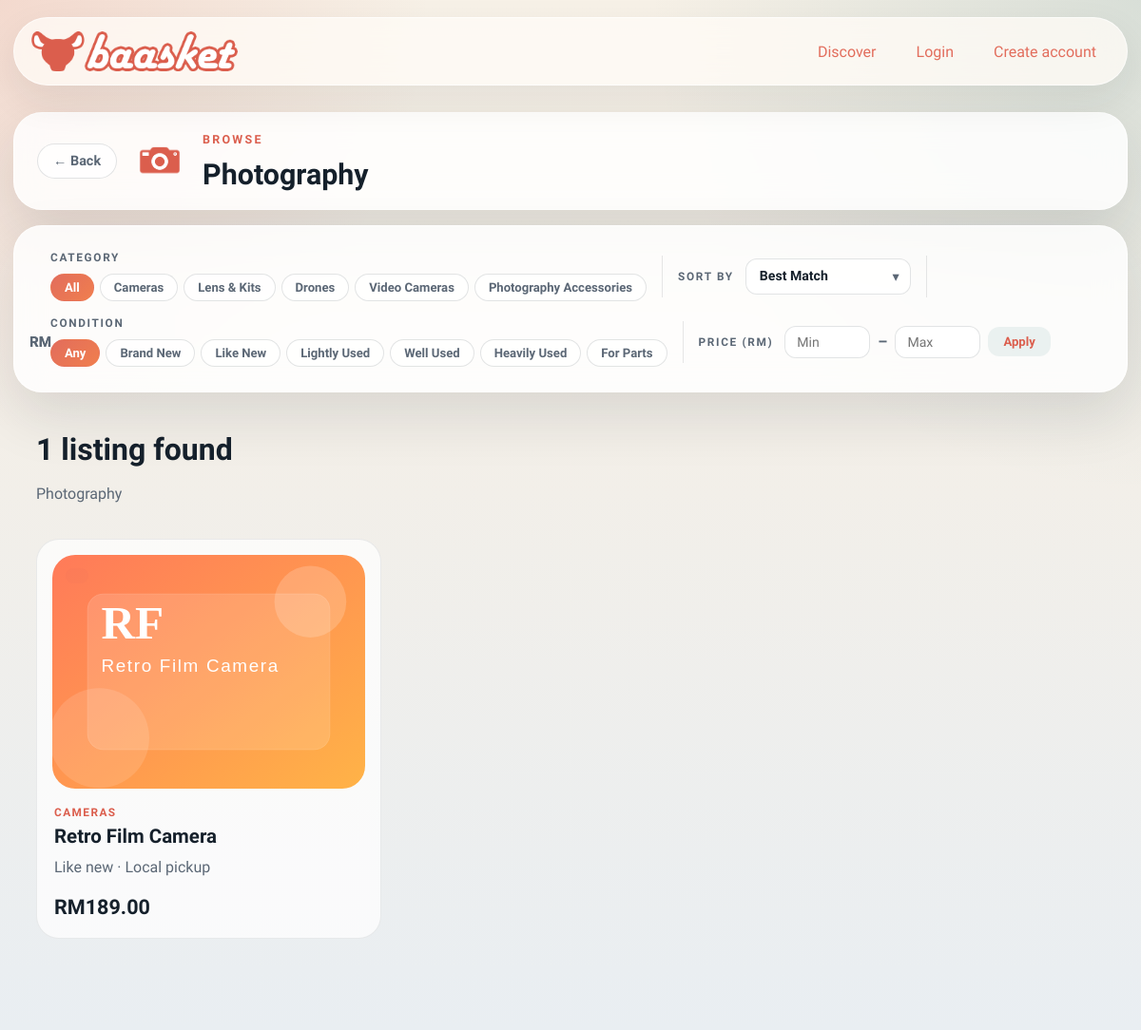
/browse/Photography, run on the app's committed database.
### models.py (models this page shows, shortened)
class ListingModel(db.Model):
    id = db.Column(db.Integer, primary_key=True)                              # ITEMID (internal int; ITEMID UUID stored separately if needed)
    seller_id = db.Column(db.Integer, db.ForeignKey("user.id"), nullable=False, index=True)   # SELLERID → USER
    buyer_id  = db.Column(db.Integer, db.ForeignKey("user.id"), nullable=True,  index=True)   # BUYERID  → USER (null until sold)
    category    = db.Column(db.String(80),  nullable=False, index=True)       # CATEGORYID
    subcategory = db.Column(db.String(120), nullable=False, default="")       # SUBCATEGORYID
    title       = db.Column(db.String(100), nullable=False, index=True)       # TITLE    VARCHAR(100)
    price       = db.Column(db.Float,       nullable=False)                   # PRICE    FLOAT
    condition   = db.Column(db.String(10),  nullable=False)                   # CONDITION VARCHAR(10)
    listed_date = db.Column(db.DateTime,    nullable=False, default=datetime.utcnow, index=True)  # LISTEDDATE
    description = db.Column(db.String(1000), nullable=False)                  # DESCRIPTION VARCHAR(1000)
    likes    = db.Column(db.Integer, nullable=False, default=0)               # LIKES    INTEGER (≥ 0)
    reserved = db.Column(db.Boolean, nullable=False, default=False)           # RESERVED bool
    buyable  = db.Column(db.Boolean, nullable=False, default=True)            # BUYABLE  bool
    image_path     = db.Column(db.String(255), nullable=False, default="")
    seed_image_data = db.Column(db.Text,       nullable=False, default="")
    location       = db.Column(db.String(80),  nullable=False, default="")
    quantity       = db.Column(db.Integer,     nullable=False, default=1)
    sku            = db.Column(db.String(64),  nullable=True,  default="")
    is_active      = db.Column(db.Boolean,     nullable=False, default=True)
    created_at = db.synonym("listed_date")
    offers = db.relationship("Offer", backref="listing", lazy=True, cascade="all, delete-orphan")
    @property
    def image_data(self) -> str:
        if self.image_path:
            return f"/static/{self.image_path}"
        return self.seed_image_data or "/static/assets/logo/baasket_logo.png"

### main.py (the view)
	@app.get("/browse/<path:category>")
	def browse_category(category: str) -> ResponseReturnValue:
		if category not in VALID_CATEGORIES:
			flash("That category does not exist.", "warning")
			return redirect(url_for("index"))
		subcategories = CATEGORIES_MAP.get(category, [])
		selected_sub       = request.args.get("sub", "").strip()
		sort               = request.args.get("sort", "best_match").strip()
		selected_condition = request.args.get("condition", "").strip()
		price_min_raw      = request.args.get("price_min", "").strip()
		price_max_raw      = request.args.get("price_max", "").strip()
		if selected_sub and selected_sub not in subcategories:
			selected_sub = ""
		if selected_condition and selected_condition not in BROWSE_CONDITIONS:
			selected_condition = ""
		try:
			price_min = Decimal(price_min_raw) if price_min_raw else None
		except Exception:
			price_min = None
		try:
			price_max = Decimal(price_max_raw) if price_max_raw else None
		except Exception:
			price_max = None
		query = Item.query.filter(Item.category == category)
		if selected_sub:
			query = query.filter(Item.subcategory == selected_sub)
		if selected_condition:
			query = query.filter(Item.condition == selected_condition)
		if price_min is not None:
			query = query.filter(Item.price >= float(price_min))
		if price_max is not None:
			query = query.filter(Item.price <= float(price_max))
		if sort == "recent":
			query = query.order_by(Item.created_at.desc())
		elif sort == "price_high":
			query = query.order_by(Item.price.desc())
		elif sort == "price_low":
			query = query.order_by(Item.price.asc())
		else:
			query = query.order_by(Item.created_at.desc())
		listings = query.all()
		category_icon = url_for(
			"static",
			filename=f"assets/categories/{CATEGORY_ICONS.get(category, CATEGORY_ICON_FALLBACK)}",
		)
		return render_template(
			"browse.html",
			title=f"{category} | Baasket",
			category=category,
			category_icon=category_icon,
			subcategories=subcategories,
			selected_sub=selected_sub,
			sort=sort,
			conditions=BROWSE_CONDITIONS,
			selected_condition=selected_condition,
			price_min=price_min_raw,
			price_max=price_max_raw,
			listings=listings,
		)

### main.py (called while the page is built)
def _money(value: object) -> str:
	amount = Decimal(str(value))
	return f"RM{amount:,.2f}"

### payment.py (called while the page is built)
    def options(self) -> tuple[dict[str, object], ...]:
        return tuple(
            {
                "code": strategy.code,
                "label": strategy.label,
                "fee_rate": getattr(strategy, "fee_rate", Decimal("0.00")),
            }
            for strategy in self._strategies.values()
        )

### templates/browse.html (shortened to what this page needs)
{% extends "base.html" %}
{% block content %}
<section class="browse-header card-surface reveal" data-reveal>
  <div class="browse-header-inner">
    <div class="browse-title-row">
      <a href="{{ url_for('index') }}" class="back-btn">← Back</a>
      <div class="browse-cat-icon">
        <img src="{{ category_icon }}" alt="{{ category }}" class="browse-cat-icon-img">
      </div>
      <div>
        <p class="eyebrow">Browse</p>
        <h1>{{ category }}</h1>
      </div>
    </div>
  </div>
</section>
<section class="browse-filter-bar card-surface reveal" data-reveal>
  <form method="get" action="{{ url_for('browse_category', category=category) }}" id="filter-form">
    <div class="filter-group">
      <span class="filter-label">Category</span>
      <div class="chip-scroll">
        <label class="chip-option {% if not selected_sub %}chip-active{% endif %}">
          All
        </label>
        {% for sub in subcategories %}
          <label class="chip-option {% if selected_sub == sub %}chip-active{% endif %}">
            {{ sub }}
          </label>
        {% endfor %}
      </div>
    </div>
    <div class="filter-group filter-group-inline">
      <span class="filter-label">Sort by</span>
      <div class="select-wrap filter-select-wrap">
        <select name="sort" onchange="this.form.submit()">
          <option value="best_match" {% if sort == 'best_match' %}selected{% endif %}>Best Match</option>
        </select>
        <span class="select-arrow">▾</span>
      </div>
    </div>
    <div class="filter-group">
      <span class="filter-label">Condition</span>
      <div class="chip-scroll">
        <label class="chip-option {% if not selected_condition %}chip-active{% endif %}">
          Any
        </label>
        {% set cond_labels = {
            "Brand New":  "Brand New",
            "Like New":   "Like New",
            "Lightly Us": "Lightly Used",
            "Well Used":  "Well Used",
            "Heavily Us": "Heavily Used",
            "For Parts":  "For Parts"
          } %}
        {% for cond in conditions %}
          <label class="chip-option {% if selected_condition == cond %}chip-active{% endif %}">
            {{ cond_labels.get(cond, cond) }}
          </label>
        {% endfor %}
      </div>
    </div>
    <div class="filter-group filter-group-inline">
      <span class="filter-label">Price (RM)</span>
      <div class="price-range-wrap">
        <span class="price-prefix">RM</span>
        <input type="number" name="price_min" min="0" step="1" placeholder="Min"
               value="{{ price_min or '' }}" class="price-range-input">
        <span class="price-sep">–</span>
        <span class="price-prefix">RM</span>
        <input type="number" name="price_max" min="0" step="1" placeholder="Max"
               value="{{ price_max or '' }}" class="price-range-input">
        <button type="submit" class="ghost-button price-apply-btn">Apply</button>
      </div>
    </div>
  </form>
</section>
<section class="section-block">
  <div class="section-heading">
    <div>
      <h2>{{ listings|length }} listing{% if listings|length != 1 %}s{% endif %} found</h2>
      <p>{{ category }}{% if selected_sub %} › {{ selected_sub }}{% endif %}</p>
    </div>
  </div>
  <div class="listing-grid compact-grid">
    {% for listing in listings %}
      <article class="product-card reveal" data-reveal>
        <a href="{{ url_for('listing_detail', listing_id=listing.id) }}" class="product-image-wrap">
          <img src="{{ listing.image_data }}" alt="{{ listing.title }}">
          <span class="badge">{{ listing.badge }}</span>
        </a>
        <div class="product-copy">
          <p class="product-category">{{ listing.subcategory or listing.category }}</p>
          <h3><a href="{{ url_for('listing_detail', listing_id=listing.id) }}">{{ listing.title }}</a></h3>
          <p class="product-meta">{{ listing.condition }} · {{ listing.location }}</p>
          <div class="price-row">
            <strong>{{ listing.price|money }}</strong>
          </div>
        </div>
      </article>
    {% else %}
      <div class="empty-state wide">No listings found for these filters. Try adjusting the options above.</div>
    {% endfor %}
  </div>
</section>
{% endblock %}

### data on the page
ListingModel: category "Photography", title (picture), subcategory "CAMERAS", title "Retro Film Camera", condition "Like new", location "Local pickup", price "RM189.00"

### other printed values
{{ sub }} "Cameras" "Lens & Kits" "Drones" "Video Cameras" "Photography Accessories"
{{ cond_labels.get(cond, cond) }} "Brand New" "Like New" "Lightly Used" "Well Used" "Heavily Used" "For Parts"
{{ listings|length }} "1"
